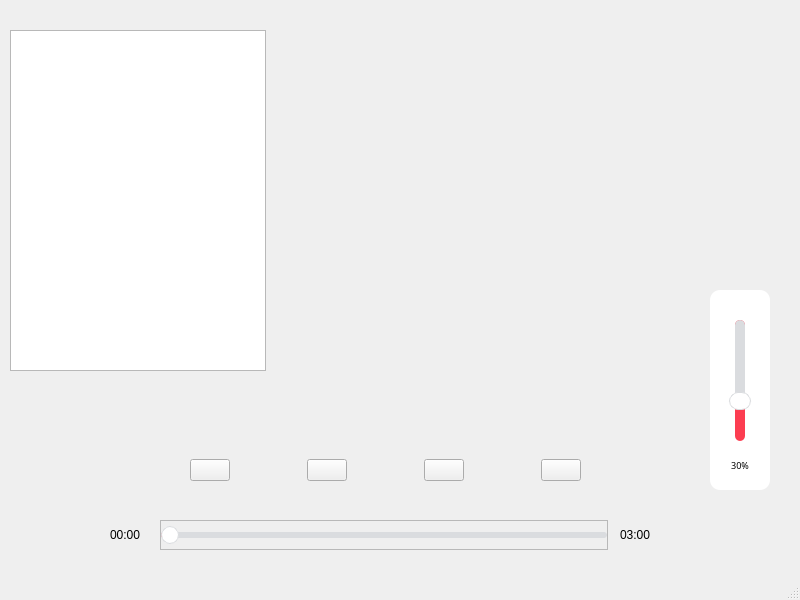
<?xml version="1.0" encoding="UTF-8"?>
<ui version="4.0">
 <class>MainWindow</class>
 <widget class="QMainWindow" name="MainWindow">
  <property name="geometry">
   <rect>
    <x>0</x>
    <y>0</y>
    <width>800</width>
    <height>600</height>
   </rect>
  </property>
  <property name="windowTitle">
   <string>MainWindow</string>
  </property>
  <widget class="QWidget" name="centralwidget">
   <widget class="QLabel" name="label_cover">
    <property name="geometry">
     <rect>
      <x>40</x>
      <y>470</y>
      <width>61</width>
      <height>61</height>
     </rect>
    </property>
    <property name="text">
     <string/>
    </property>
   </widget>
   <widget class="QListWidget" name="musicList">
    <property name="geometry">
     <rect>
      <x>10</x>
      <y>30</y>
      <width>256</width>
      <height>341</height>
     </rect>
    </property>
   </widget>
   <widget class="QWidget" name="layoutWidget">
    <property name="geometry">
     <rect>
      <x>190</x>
      <y>430</y>
      <width>391</width>
      <height>81</height>
     </rect>
    </property>
    <layout class="QHBoxLayout" name="horizontalLayout">
     <item>
      <widget class="QPushButton" name="pushButton_prevSong">
       <property name="text">
        <string/>
       </property>
       <property name="iconSize">
        <size>
         <width>66</width>
         <height>66</height>
        </size>
       </property>
      </widget>
     </item>
     <item>
      <spacer name="horizontalSpacer">
       <property name="orientation">
        <enum>Qt::Horizontal</enum>
       </property>
       <property name="sizeHint" stdset="0">
        <size>
         <width>40</width>
         <height>20</height>
        </size>
       </property>
      </spacer>
     </item>
     <item>
      <widget class="QPushButton" name="pushButton_playPause">
       <property name="text">
        <string/>
       </property>
       <property name="iconSize">
        <size>
         <width>66</width>
         <height>66</height>
        </size>
       </property>
      </widget>
     </item>
     <item>
      <spacer name="horizontalSpacer_2">
       <property name="orientation">
        <enum>Qt::Horizontal</enum>
       </property>
       <property name="sizeHint" stdset="0">
        <size>
         <width>40</width>
         <height>20</height>
        </size>
       </property>
      </spacer>
     </item>
     <item>
      <widget class="QPushButton" name="pushButton_nextSong">
       <property name="text">
        <string/>
       </property>
       <property name="iconSize">
        <size>
         <width>66</width>
         <height>66</height>
        </size>
       </property>
      </widget>
     </item>
     <item>
      <spacer name="horizontalSpacer_3">
       <property name="orientation">
        <enum>Qt::Horizontal</enum>
       </property>
       <property name="sizeHint" stdset="0">
        <size>
         <width>40</width>
         <height>20</height>
        </size>
       </property>
      </spacer>
     </item>
     <item>
      <widget class="QPushButton" name="pushButton_playMode">
       <property name="text">
        <string/>
       </property>
       <property name="iconSize">
        <size>
         <width>66</width>
         <height>66</height>
        </size>
       </property>
      </widget>
     </item>
    </layout>
   </widget>
   <widget class="QLabel" name="label_curTime">
    <property name="geometry">
     <rect>
      <x>110</x>
      <y>520</y>
      <width>50</width>
      <height>30</height>
     </rect>
    </property>
    <property name="minimumSize">
     <size>
      <width>50</width>
      <height>0</height>
     </size>
    </property>
    <property name="maximumSize">
     <size>
      <width>50</width>
      <height>16777215</height>
     </size>
    </property>
    <property name="text">
     <string>00:00</string>
    </property>
   </widget>
   <widget class="QLabel" name="label_sumTime">
    <property name="geometry">
     <rect>
      <x>620</x>
      <y>520</y>
      <width>50</width>
      <height>30</height>
     </rect>
    </property>
    <property name="minimumSize">
     <size>
      <width>50</width>
      <height>0</height>
     </size>
    </property>
    <property name="maximumSize">
     <size>
      <width>50</width>
      <height>16777215</height>
     </size>
    </property>
    <property name="text">
     <string>03:00</string>
    </property>
   </widget>
   <widget class="QFrame" name="frame">
    <property name="geometry">
     <rect>
      <x>160</x>
      <y>520</y>
      <width>448</width>
      <height>30</height>
     </rect>
    </property>
    <property name="frameShape">
     <enum>QFrame::StyledPanel</enum>
    </property>
    <property name="frameShadow">
     <enum>QFrame::Raised</enum>
    </property>
    <layout class="QHBoxLayout" name="horizontalLayout_2">
     <property name="spacing">
      <number>0</number>
     </property>
     <property name="leftMargin">
      <number>0</number>
     </property>
     <property name="topMargin">
      <number>0</number>
     </property>
     <property name="rightMargin">
      <number>0</number>
     </property>
     <property name="bottomMargin">
      <number>0</number>
     </property>
     <item>
      <widget class="Slider" name="slider">
       <property name="styleSheet">
        <string notr="true">QSlider {
    min-height: 20px;
}

QSlider::groove:horizontal {
    border: none;
    height: 6px;
    background: #DADCDF;
    margin: 0px;
    border-radius: 3px;
}

QSlider::handle:horizontal {
    background: white;
    border: 2px solid #FC3D4D;
	border: 1px solid #DADCDF;
    width: 16px;
    height: 16px;
    margin: -6px 0;
    border-radius: 9px;
}

QSlider::sub-page:horizontal {
    background: #FC3D4D;
    border-radius: 3px;
}
</string>
       </property>
       <property name="orientation">
        <enum>Qt::Horizontal</enum>
       </property>
      </widget>
     </item>
    </layout>
   </widget>
   <widget class="QWidget" name="widget_volumn" native="true">
    <property name="geometry">
     <rect>
      <x>710</x>
      <y>290</y>
      <width>60</width>
      <height>200</height>
     </rect>
    </property>
    <property name="maximumSize">
     <size>
      <width>16777215</width>
      <height>200</height>
     </size>
    </property>
    <property name="styleSheet">
     <string notr="true">background-color: rgb(255, 255, 255);
border-radius: 10px;</string>
    </property>
    <widget class="QPushButton" name="volume">
     <property name="geometry">
      <rect>
       <x>0</x>
       <y>160</y>
       <width>60</width>
       <height>31</height>
      </rect>
     </property>
     <property name="font">
      <font>
       <family>Microsoft YaHei</family>
       <pointsize>7</pointsize>
      </font>
     </property>
     <property name="focusPolicy">
      <enum>Qt::NoFocus</enum>
     </property>
     <property name="styleSheet">
      <string notr="true">border: none;</string>
     </property>
     <property name="text">
      <string>30%</string>
     </property>
    </widget>
    <widget class="Slider" name="slider_volumn">
     <property name="geometry">
      <rect>
       <x>15</x>
       <y>30</y>
       <width>30</width>
       <height>121</height>
      </rect>
     </property>
     <property name="minimumSize">
      <size>
       <width>30</width>
       <height>0</height>
      </size>
     </property>
     <property name="maximumSize">
      <size>
       <width>30</width>
       <height>16777215</height>
      </size>
     </property>
     <property name="styleSheet">
      <string notr="true">QSlider::groove:vertical {
    border: none;
    width: 10px;
	background: rgb(252, 61, 81);
    margin: 0px;
    border-radius: 5px;
}

QSlider::handle:vertical {
    background: white;
    border: 2px solid #FC3D4D;
    border: 1px solid #DADCDF;
    width: 16px;
    height: 16px;
    margin: 0 -6px;
    border-radius: 9px;
}

QSlider::sub-page:vertical {
	background: #DADCDF;
    border-radius: 5px;
}
</string>
     </property>
     <property name="maximum">
      <number>100</number>
     </property>
     <property name="value">
      <number>30</number>
     </property>
     <property name="orientation">
      <enum>Qt::Vertical</enum>
     </property>
    </widget>
   </widget>
   <widget class="QPushButton" name="pushButton_volumn">
    <property name="geometry">
     <rect>
      <x>720</x>
      <y>510</y>
      <width>40</width>
      <height>40</height>
     </rect>
    </property>
    <property name="styleSheet">
     <string notr="true">QPushButton {
    border: none;
    background-color: transparent;
}</string>
    </property>
    <property name="text">
     <string/>
    </property>
    <property name="iconSize">
     <size>
      <width>30</width>
      <height>30</height>
     </size>
    </property>
   </widget>
  </widget>
  <widget class="QMenuBar" name="menubar">
   <property name="geometry">
    <rect>
     <x>0</x>
     <y>0</y>
     <width>800</width>
     <height>22</height>
    </rect>
   </property>
  </widget>
  <widget class="QStatusBar" name="statusbar"/>
 </widget>
 <customwidgets>
  <customwidget>
   <class>Slider</class>
   <extends>QSlider</extends>
   <header>slider.h</header>
  </customwidget>
 </customwidgets>
 <resources/>
 <connections/>
</ui>
